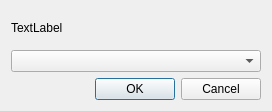
<?xml version="1.0" encoding="UTF-8"?>
<ui version="4.0">
 <class>WaitingInputDialog</class>
 <widget class="QDialog" name="WaitingInputDialog">
  <property name="geometry">
   <rect>
    <x>0</x>
    <y>0</y>
    <width>272</width>
    <height>111</height>
   </rect>
  </property>
  <property name="windowTitle">
   <string>Dialog</string>
  </property>
  <layout class="QVBoxLayout" name="verticalLayout">
   <item>
    <widget class="QLabel" name="label">
     <property name="text">
      <string>TextLabel</string>
     </property>
    </widget>
   </item>
   <item>
    <widget class="QComboBox" name="optionsComboBox">
     <property name="minimumSize">
      <size>
       <width>250</width>
       <height>0</height>
      </size>
     </property>
    </widget>
   </item>
   <item>
    <widget class="QDialogButtonBox" name="buttonBox">
     <property name="orientation">
      <enum>Qt::Horizontal</enum>
     </property>
     <property name="standardButtons">
      <set>QDialogButtonBox::Cancel|QDialogButtonBox::Ok</set>
     </property>
    </widget>
   </item>
  </layout>
 </widget>
 <resources/>
 <connections>
  <connection>
   <sender>buttonBox</sender>
   <signal>accepted()</signal>
   <receiver>WaitingInputDialog</receiver>
   <slot>accept()</slot>
   <hints>
    <hint type="sourcelabel">
     <x>248</x>
     <y>254</y>
    </hint>
    <hint type="destinationlabel">
     <x>157</x>
     <y>274</y>
    </hint>
   </hints>
  </connection>
  <connection>
   <sender>buttonBox</sender>
   <signal>rejected()</signal>
   <receiver>WaitingInputDialog</receiver>
   <slot>reject()</slot>
   <hints>
    <hint type="sourcelabel">
     <x>316</x>
     <y>260</y>
    </hint>
    <hint type="destinationlabel">
     <x>286</x>
     <y>274</y>
    </hint>
   </hints>
  </connection>
 </connections>
</ui>
